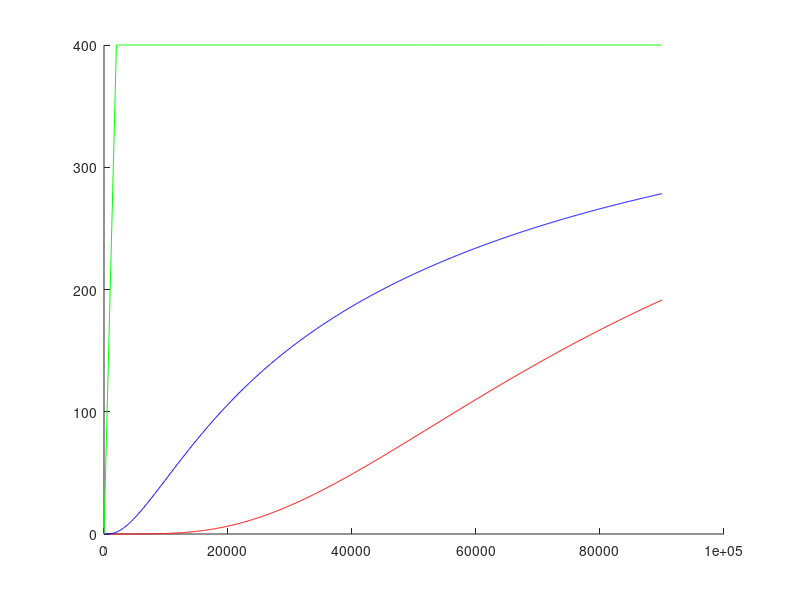

This chart was generated by the following MATLAB code:
function repaso
  ri=0; rf=3.4; dr=(rf/6);
  r=ri:dr:rf;
  ti=0; tf=90000; dt=100;
  t=ti:dt:tf;

  k=60.5; c=343; p=7850; Te=400; Te0=0; td=2000;

  M=zeros(5);
  for i=1:5
    M(i,i)=c*p;
  endfor

  K1=zeros(5);
  for i=1:5
    K1(i,i)=-2;
  endfor
  for i=1:4
    K1(i,i+1)=1;
    K1(i+1,i)=1;
  endfor
  K1(1,1)=-2/3; K1(1,2)=2/3;
  K1=(k/(dr^2))*K1;

  K2=zeros(5);
  for i=1:4
    K2(i+1,i)=-1/r(i+1);
    K2(i,i+1)=1/r(i);
  endfor
  K2(1,1)=-4/(3*r(2));
  K2(1,2)=4/(3*r(2));
  K2=(k/(2*dr))*K2;

  b1=zeros(5,1);
  b1(5)=(k*Te)/(dr^2)-Te/(2*dr*r(6));

  K=inv(M)*(K1+K2);
  b=inv(M)*b1;

  #Funcion g
  it=0;
  for i=ti:dt:tf
    it=it+1;
    y(it)=g(i);
  endfor

  #Runge Kutta
  it2=0;
  w=0.5;
  u0=zeros(5,1);
  for i=ti:dt:tf
    it2=it2+1;

    du=K*u0+b*g(i);
    k1=dt*du;

    tg=i+(dt/(2*w));
    ug=u0+(k1/(2*w));
    dug=K*ug+b*g(tg);
    k2=dt*dug;

    uN=u0+(1-w)*k1+w*k2;
    m(:,it2)=uN;

    u0=uN;
  endfor
  #Fin de RK
  nr=length(r);
  nt=length(t);
  it3=0;
  u1=m(1,:);
  u2=m(4,:);
  for i=ti:dt:tf
    it3=it3+1;
    u3(it3)=Te*g(i);
  endfor

  hold on
  plot(t,u1,"r");
  plot(t,u2,"b");
  plot(t,u3,"g");
  hold off

  u=zeros(nr,nt);
  u(1,:)=(4/3)*m(1,:)-(1/3)*m(2,:);
  for i=1:5
    u(i+1,:)=m(i,:);
  endfor
  u(nr,:)=u3;

  #Derivada Primera
  du=derivadaprimera(u(:,900),dr);

  #Integral
  vec=2*pi*r.*(du.^2);
  I=TC(vec,dr);
  I
endfunction
#Funcion g
function y=g(x)
  if x<=2000
    y=(1/2000)*x;
  else
    y=1;
  endif
endfunction
#Metodo Trapecio
function I=TC(vy,paso)
  m=length(vy);
  w=ones(m,1);
  w(1)=0.5;
  w(m)=0.5;
  w=paso*w;
  I=0;
  for i=1:m
    I=I+w(i)*vy(i);
  endfor
endfunction
#Derivada Primera
function VD=derivadaprimera(vy,paso)
  m=length(vy);
  VD(1)=(-3/(2*paso))*vy(1)+(2/(paso))*vy(2)+(-1/(2*paso))*vy(3);
  for i=2:m-1
    VD(i)=(vy(i+1)-vy(i-1))/(2*paso);
  endfor
  VD(m)=(3/(2*paso))*vy(m)+(-2/(paso))*vy(m-1)+(1/(2*paso))*vy(m-2);
endfunction
